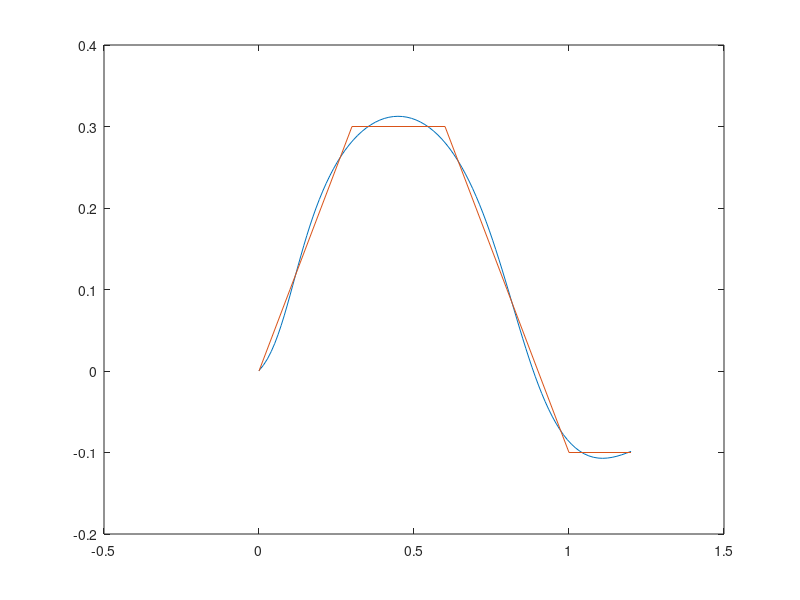

Reproduce this figure in MATLAB.
%        X    Y
path = [0.0, 0.0;
        0.1, 0.1;
        0.2, 0.2;
        0.3, 0.3;
        0.4, 0.3;
        0.5, 0.3;
        0.6, 0.3;
        0.7, 0.2;
        0.8, 0.1;
        0.9, 0.0;
        1.0, -.1;
        1.1, -.1;
        1.2, -.1];

n_order = 7;
distance_vector = diff(path);
theta = [0;cumsum(sqrt(distance_vector(:,1).^2 + distance_vector(:,2).^2))];

coef_x = polyfit(theta, path(:,1),n_order);
coef_y = polyfit(theta, path(:,2),n_order);

param = linspace(0, theta(end))
x_fitted = polyval(coef_x, param);
y_fitted = polyval(coef_y, param);

figure(2)
plot(x_fitted, y_fitted)
hold on
plot(path(:,1), path(:,2))
       